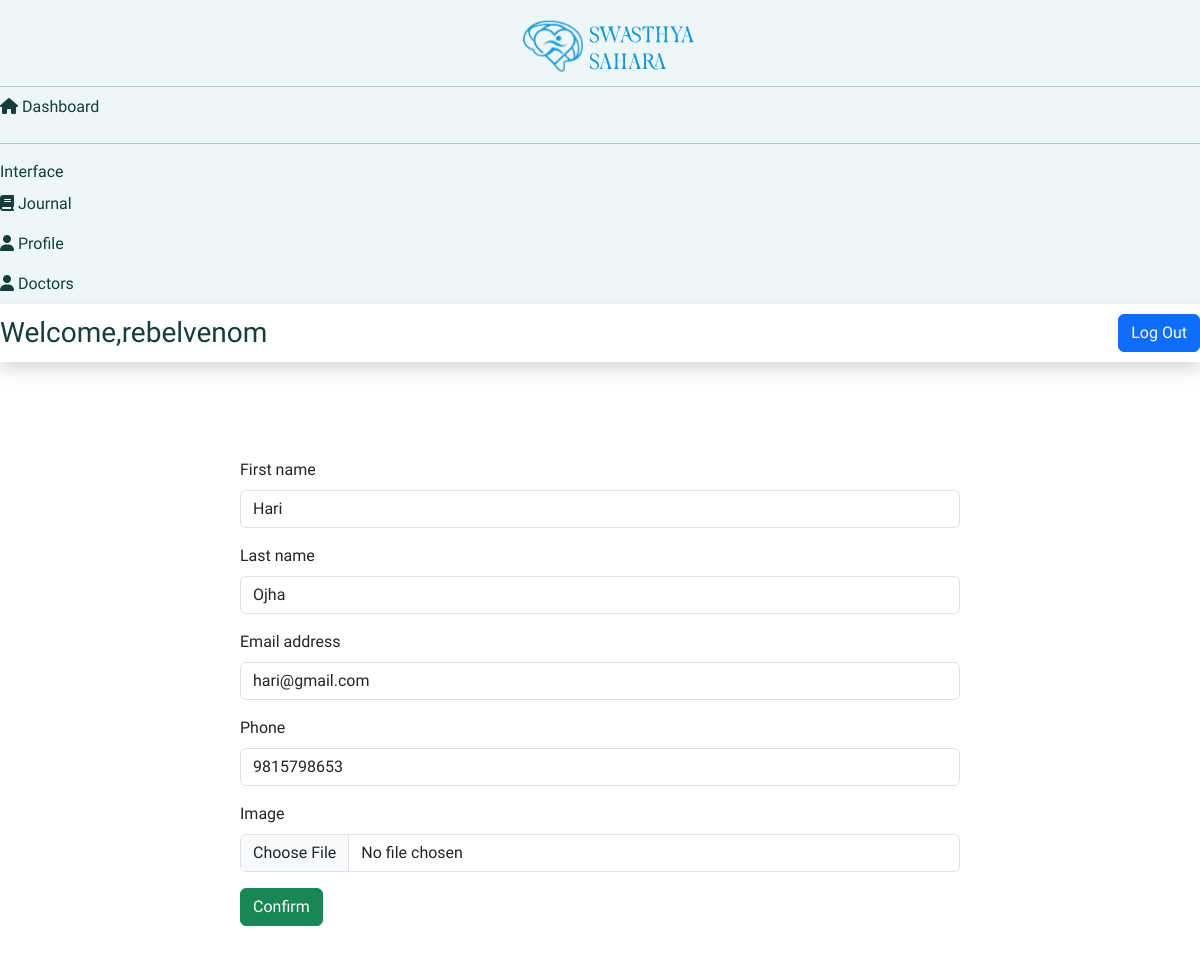
Screenshot of /accounts/UpdateProfile/2/ (signed in) with the database file from the repository.
### accounts/models.py (models this page shows, shortened)
class CustomUser(AbstractUser):
    first_name = models.CharField(max_length=255, blank=True, null=True)
    last_name = models.CharField(max_length=55, blank=True, null=True)
    phone = models.CharField(max_length=10, blank=True, null=True)
    image = models.ImageField(upload_to='avatars/', null=True, blank=True)

### accounts/views.py (the view, shortened to what this page needs)
# urls.py: path('UpdateProfile/<int:pk>/', ProfileUpdateView.as_view(), name='update_profile'),
class ProfileUpdateView(LoginRequiredMixin, UpdateView):
    model = CustomUser
    form_class = CustomUserUpdateForm
    template_name = 'account/User_update_view.html'

### accounts/forms.py
class CustomUserUpdateForm(forms.ModelForm):
    class Meta:
        model = CustomUser
        fields = ['first_name', 'last_name', 'email', 'phone', 'image']

### templates/account/User_update_view.html (shortened to what this page needs)
{% extends 'main/base_user.html' %}
{% load crispy_forms_tags %}
{% block content %}
    <div class="container mt-5 mb-5">
        <div class="d-flex justify-content-center align-items-center">
            <div class="row col-8">
            <form method="post" class="mt-5">
                {{ form|crispy }}
                <button type="submit" class="btn btn-success">Confirm</button>
            </form>
        </div>
    </div>
{% endblock  %}

### templates/includes/nav.html
<nav class="navbar navbar-expand navbar-light bg-white topbar mb-4 static-top shadow d-flex flex-row align-items-center justify-content-between">
    <span class="text-center fs-3" style="color: var(--primary);">Welcome,{{user.username}}</span>
    <a class="btn btn-primary" href="{% url 'account_logout'%}">Log Out</a>
</nav>

### static/css/style.css (style rules this page uses)
:root { --primary: #163c3d; --paragraph-gray: #535b53; --primary-light: #e2eddf; --dark-grey: #475467; --white: white; --catskill:#edf6f9; --default: #0c090c; --padding: attr(data-padding); --margin: attr(data-margin); }
a { text-decoration: none; }
.body-font { font-family: 'Lexend', sans-serif !important; font-weight: 400; }

### rows the page displays
CustomUser: username "rebelvenom"
CustomUser: first_name "Hari", last_name "Ojha", email "hari@gmail.com", phone "9815798653"
